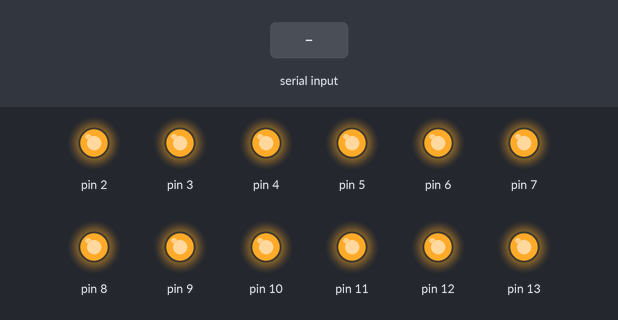
The sketch below on a simulated Arduino Uno, built with avr-gcc and run on an emulated ATmega328P. Shown: output pins drawn as LEDs (lit = HIGH). Inputs (shaded band) come from the test bench. Pins used as bus, display or sensor lines are not drawn.

Above: at 1.2 s.
1.3 s: "90,45\n" received over Serial
At 1.8 s:
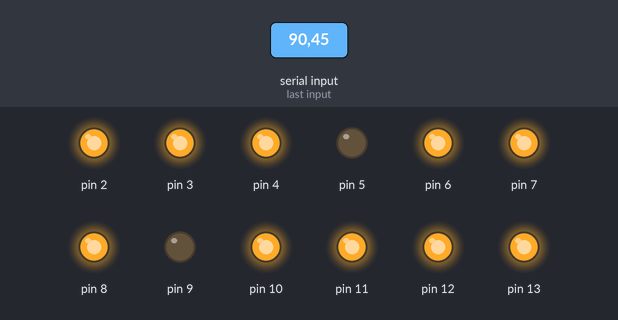
2.8 s: "30,150\n" received over Serial
At 4.0 s:
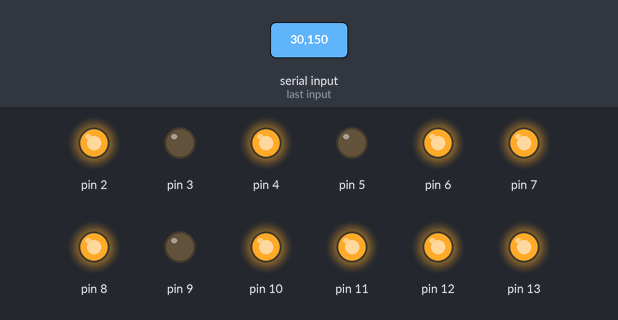
4.3 s: "90,45\n" received over Serial
At 5.3 s:
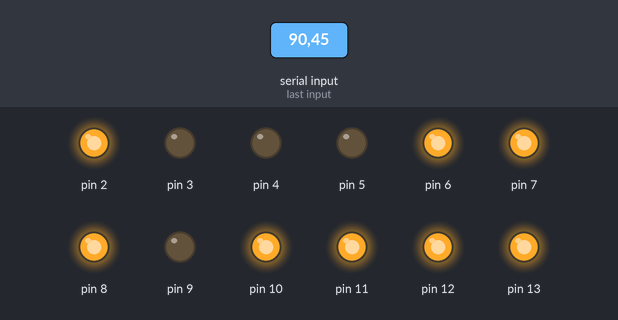
Timing chart, 0 to 7.3 s (numbered marks = the images above; inputs shaded):
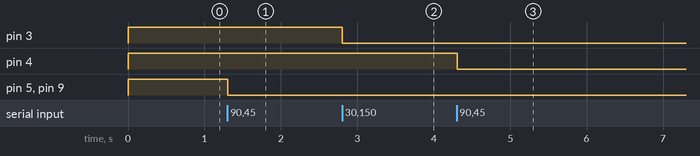

Measured:
- after the input at 1.3 s, pin 5, pin 9: HIGH → LOW at once
- after the input at 2.8 s, pin 3: HIGH → LOW at once
- after the input at 4.3 s, pin 4: HIGH → LOW at once

The sketch:

EOH_2012_Driver.ino
```cpp
void setup() {
  for(int a = 0; a <= 13; a++) {
    pinMode(a, OUTPUT);
    digitalWrite(a, HIGH);
  }

  Serial.begin(9600);
}


void loop() {
   while(Serial.available()) {
     int strand = (Serial.read() - '0');
     while(!Serial.available()) {}
     char on = Serial.read();

     if (on == '1') {
       digitalWrite(strand, HIGH);
     } else {
       digitalWrite(strand, LOW);
     }
   }
}
```
